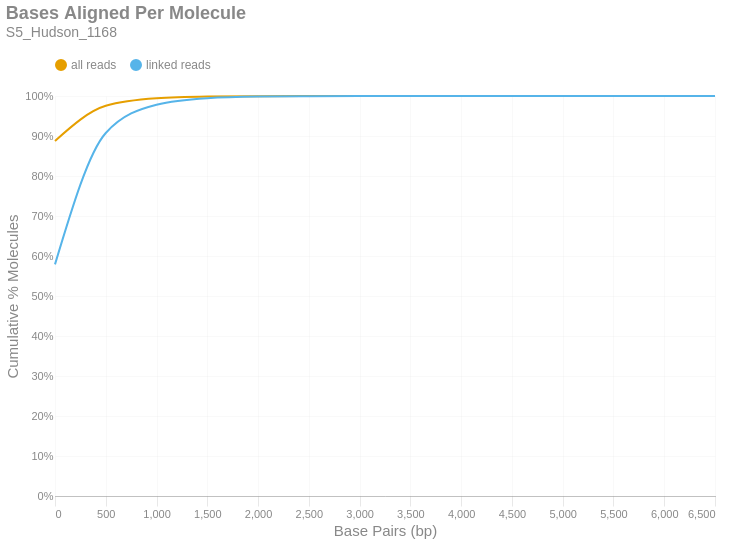

The code cell stored with this chart in its notebook:
### Markdown cell above
### Bases Aligned Per Molecule
This is a cumulative frequency distribution showing the number of base pairs aligned per unique molecule. These data are shown in 500 bp bins. There are two distributions: one with `all reads` (yellow) and another with only `linked reads` (blue). The percent of molecules in the `linked reads` distribution is relative to the total number of linked molecules.

### Code cell
if SKIPLR:
    print_html(f"Skipped")
else:
    binned_df = consolidated_hist(valids['aligned_bp'], mask, 500, True)
    with SafeRender(binned_df):
        (
            density_plot(binned_df, 'Bases Aligned Per Molecule', samplename, 'basesper')
            .encode(
                x=alt.X('bin:Q', title="Base Pairs (bp)").axis(tickMinStep=500).scale(padding=0),
                y=alt.Y('value:Q', title='Cumulative % Molecules')
                    .axis(format='%')
                    .scale(domain = [0,1])
                    .stack(False),
                color=alt.Color("key:N").scale(domain = ["all reads", "linked reads"]),
                tooltip = [
                    alt.Tooltip("key:N", title = "Data Type"),
                    alt.Tooltip("range_label:N", title="Bases Aligned Per Molecule"),
                    alt.Tooltip("value:Q", format = ".2%", title="% Molecules (Cum.)")
                ]
            )
        ).display()

### Figure 1 — Vega-Lite specification as saved in the notebook (floating-point values rounded to 4 significant figures)
{"width": "container", "height": 400, "config": {"title": {"anchor": "start", "dy": -15, "fontSize": 18, "color": "#888888", "subtitleColor": "#888888", "subtitleFontSize": 14}, "arc": {"fill": "#0072B2"}, "axis": {"domainColor": "#888888", "domainWidth": 0.5, "gridWidth": 0.2, "grid": false, "titleFontWeight": 400, "titleFontSize": 15, "labelFontSize": 11, "labelColor": "#888888", "tickColor": "#888888", "tickWidth": 0.2, "titleColor": "#888888"}, "axisBand": {"grid": false}, "axisX": {"grid": true, "tickSize": 10, "domainCap": "round"}, "axisY": {"domain": false, "grid": true, "tickSize": 0, "domainCap": "round"}, "background": "transparent", "header": {"labelFontSize": 15, "labelColor": "#888888", "titleFontSize": 15, "titleFontWeight": 600, "titleColor": "#888888"}, "legend": {"labelFont": "sans-serif", "labelFontSize": 12, "labelColor": "#888888", "symbolSize": 100, "symbolType": "circle", "titleFontSize": 12, "titlePadding": 10, "titleColor": "#888888", "title": null, "orient": "top"}, "range": {"category": ["#E69F00", "#56B4E9", "#009E73", "#F0E442", "#0072B2", "#D55E00", "#CC79A7", "#000000"], "diverging": ["#cfe8f3", "#a2d4ec", "#73bfe2", "#46abdb", "#1696d2", "#12719e"]}, "area": {"fill": "#0072B2", "fillOpacity": 0.7, "line": true, "strokeOpacity": 0.7}, "line": {"color": "#0072B2", "stroke": "#0072B2", "strokeWidth": 2}, "trail": {"color": "#0072B2", "stroke": "#0072B2", "strokeWidth": 0, "size": 1}, "point": {"filled": true, "fillOpacity": 1.0, "size": 95}, "text": {"color": "#888888", "fontSize": 11, "align": "right", "fontWeight": 400, "size": 11}, "bar": {"fill": "#0072B2", "stroke": null}, "view": {"stroke": null, "continuousWidth": 660, "continuousHeight": 400}}, "data": {"name": "data-7f7e211380ec41a6a1bc9821fe4ebb23"}, "mark": {"type": "line", "interpolate": "monotone", "point": {"opacity": 0, "size": 275}}, "encoding": {"color": {"field": "key", "scale": {"domain": ["all reads", "linked reads"]}, "type": "nominal"}, "tooltip": [{"field": "key", "title": "Data Type", "type": "nominal"}, {"field": "range_label", "title": "Bases Aligned Per Molecule", "type": "nominal"}, {"field": "value", "format": ".2%", "title": "% Molecules (Cum.)", "type": "quantitative"}], "x": {"axis": {"tickMinStep": 500}, "field": "bin", "scale": {"padding": 0}, "title": "Base Pairs (bp)", "type": "quantitative"}, "y": {"axis": {"format": "%"}, "field": "value", "scale": {"domain": [0, 1]}, "stack": false, "title": "Cumulative % Molecules", "type": "quantitative"}}, "params": [{"name": "param_c36ac31b6afebe62", "select": {"type": "point", "fields": ["key"]}, "bind": "legend"}], "title": {"text": "Bases Aligned Per Molecule", "subtitle": "S5_Hudson_1168"}, "transform": [{"fold": ["all reads (cumsum)", "linked reads (cumsum)"]}, {"calculate": "replace(datum.key, ' (cumsum)', '')", "as": "key"}, {"filter": {"param": "param_c36ac31b6afebe62"}}], "usermeta": {"embedOptions": {"downloadFileName": "S5_Hudson_1168.basesper"}}, "$schema": "https://vega.github.io/schema/vega-lite/v6.1.0.json", "datasets": {"data-7f7e211380ec41a6a1bc9821fe4ebb23": [{"bin": "0.0", "interval": "0.0-500.0", "all reads": 0.8878, "linked reads": 0.5791, "all reads (cumsum)": 0.8878, "linked reads (cumsum)": 0.5791, "range_label": "0-499"}, {"bin": "500.0", "interval": "500.0-1000.0", "all reads": 0.08766, "linked reads": 0.3284, "all reads (cumsum)": 0.9754, "linked reads (cumsum)": 0.9076, "range_label": "500-999"}, {"bin": "1000.0", "interval": "1000.0-1500.0", "all reads": 0.01877, "linked reads": 0.07061, "all reads (cumsum)": 0.9942, "linked reads (cumsum)": 0.9782, "range_label": "1000-1499"}, {"bin": "1500.0", "interval": "1500.0-2000.0", "all reads": 0.004369, "linked reads": 0.01644, "all reads (cumsum)": 0.9986, "linked reads (cumsum)": 0.9946, "range_label": "1500-1999"}, {"bin": "2000.0", "interval": "2000.0-2500.0", "all reads": 0.001087, "linked reads": 0.00409, "all reads (cumsum)": 0.9997, "linked reads (cumsum)": 0.9987, "range_label": "2000-2499"}, {"bin": "2500.0", "interval": "2500.0-3000.0", "all reads": 0.000235, "linked reads": 0.0008842, "all reads (cumsum)": 0.9999, "linked reads (cumsum)": 0.9996, "range_label": "2500-2999"}, {"bin": "3000.0", "interval": "3000.0-3500.0", "all reads": 7.026e-05, "linked reads": 0.0002643, "all reads (cumsum)": 1.0, "linked reads (cumsum)": 0.9999, "range_label": "3000-3499"}, {"bin": "3500.0", "interval": "3500.0-4000.0", "all reads": 2.231e-05, "linked reads": 8.394e-05, "all reads (cumsum)": 1.0, "linked reads (cumsum)": 1.0, "range_label": "3500-3999"}, {"bin": "4000.0", "interval": "4000.0-4500.0", "all reads": 8.038e-06, "linked reads": 3.024e-05, "all reads (cumsum)": 1.0, "linked reads (cumsum)": 1.0, "range_label": "4000-4499"}, {"bin": "4500.0", "interval": "4500.0-5000.0", "all reads": 2.356e-06, "linked reads": 8.863e-06, "all reads (cumsum)": 1.0, "linked reads (cumsum)": 1.0, "range_label": "4500-4999"}, {"bin": "5000.0", "interval": "5000.0-5500.0", "all reads": 1.524e-06, "linked reads": 5.735e-06, "all reads (cumsum)": 1.0, "linked reads (cumsum)": 1.0, "range_label": "5000-5499"}, {"bin": "5500.0", "interval": "5500.0-6000.0", "all reads": 8.315e-07, "linked reads": 3.128e-06, "all reads (cumsum)": 1.0, "linked reads (cumsum)": 1.0, "range_label": "5500-5999"}, {"bin": "6000.0", "interval": "6000.0-6500.0", "all reads": 1.386e-07, "linked reads": 5.214e-07, "all reads (cumsum)": 1.0, "linked reads (cumsum)": 1.0, "range_label": "6000-6499"}, {"bin": "6500.0", "interval": "6500.0-7000.0", "all reads": 1.386e-07, "linked reads": 5.214e-07, "all reads (cumsum)": 1.0, "linked reads (cumsum)": 1.0, "range_label": "6500-6999"}]}}
